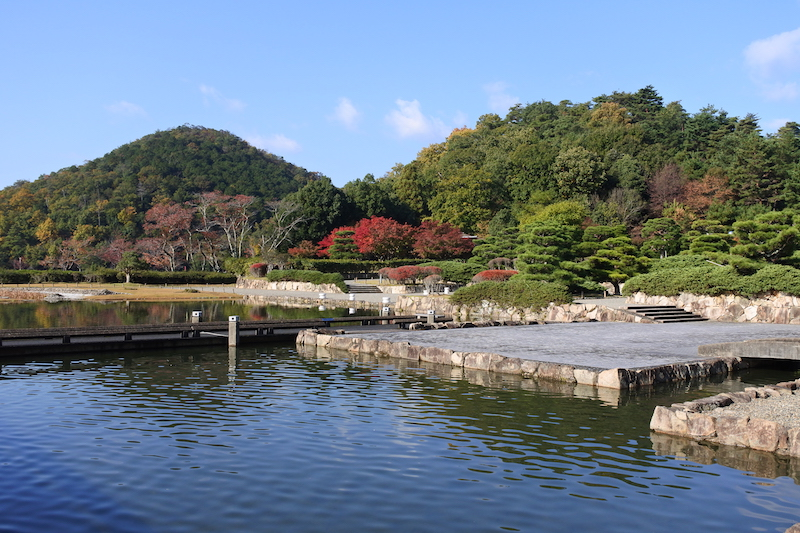
#> input picture W5-GeometricTransformations/kyoto01.jpg, 800 x 533 px
$ python Image_Stiching_Three.py   (older library calls are emulated)
#> lines starting #> are read from the running program, lines starting #| are printed output that depends on the picture
import numpy as np
import cv2


def warpleft(img1, img2, H):
    # read image size
    h1, w1 = img1.shape[:2]
    h2, w2 = img2.shape[:2]
    # define the four corners of the image
    pts1 = np.array([[[0, 0], [0, h1], [w1, h1], [w1, 0]]], dtype=np.float32)
    pts2 = np.array([[[0, 0], [0, h2], [w2, h2], [w2, 0]]], dtype=np.float32)
    pts2_ = cv2.perspectiveTransform(pts2, H)
    #concatenate the four corners
    pts = np.concatenate((pts1[0, :, :], pts2_[0, :, :]), axis=0) #
    [xmin, ymin] = np.array(pts.min(axis=0).ravel() - 0.5, dtype=np.float32)
    [xmax, ymax] = np.array(pts.max(axis=0).ravel() + 0.5, dtype=np.float32)
    # translation matrix
    t = np.array([-xmin, -ymin], dtype=np.int)
    Ht = np.array([[1, 0, t[0]], [0, 1, t[1]], [0, 0, 1]], dtype=np.float32)
    result = cv2.warpPerspective(img1,  Ht@H, (int(xmax-xmin), int(ymax-ymin)))
    result[t[1]:h1 + t[1], t[0]:w1 + t[0]] = img2 # copy img2 to the warped img1
    return result


def warpright(img1, img2, H):
    # read image size
    h1, w1 = img1.shape[:2]
    h2, w2 = img2.shape[:2]
    pts1 = np.array([[[0, 0], [0, h1], [w1, h1], [w1, 0]]], dtype=np.float32)
    pts2 = np.array([[[0, 0], [0, h2], [w2, h2], [w2, 0]]], dtype=np.float32)
    pts2_ = cv2.perspectiveTransform(pts2, H)
    pts = np.concatenate((pts1[0, :, :], pts2_[0, :, :]), axis=0)
    [xmin, ymin] = np.array(pts.min(axis=0).ravel() - 0.5, dtype=np.float32)
    [xmax, ymax] = np.array(pts.max(axis=0).ravel() + 0.5, dtype=np.float32)
    result= cv2.warpPerspective(img2, H, (int(xmax-xmin), int(ymax-ymin)))
    result[0:h1, 0:w1] = img1
    # crop the black border
    rows, cols = np.where(result[:, :,0] != 0)
    min_row, max_row = min(rows), max(rows) + 1
    min_col, max_col = min(cols), max(cols) + 1
    return result[min_row:max_row, min_col:max_col]


if __name__=='__main__':
    img1 = cv2.imread('kyoto01.jpg')  # Image 1
#> img1 is the input picture: shape (533, 800, 3); mean B, G, R 136.1, 124.5, 110.6
    img2 = cv2.imread('kyoto02.jpg')  # Image 2
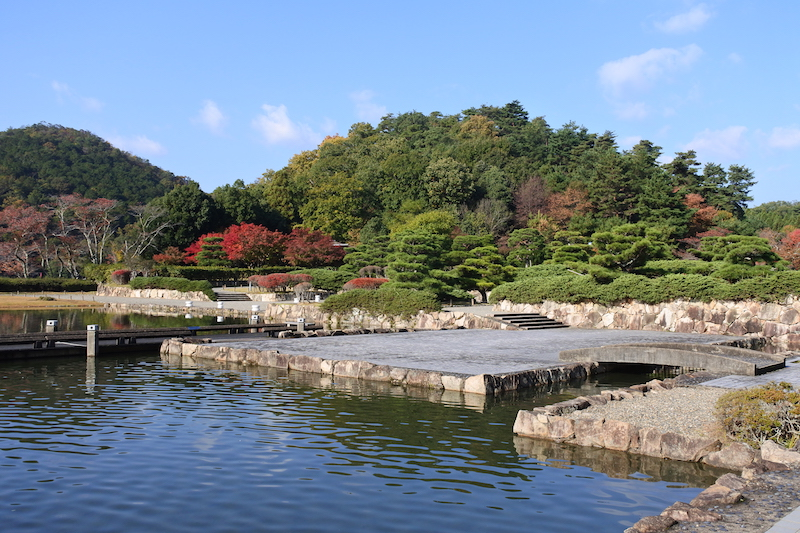
#> input picture W5-GeometricTransformations/kyoto02.jpg, 800 x 533 px
#> img2 is the input picture: shape (533, 800, 3); mean B, G, R 140, 131.2, 118.5
    img3 = cv2.imread('kyoto03.jpg')  # Image 3
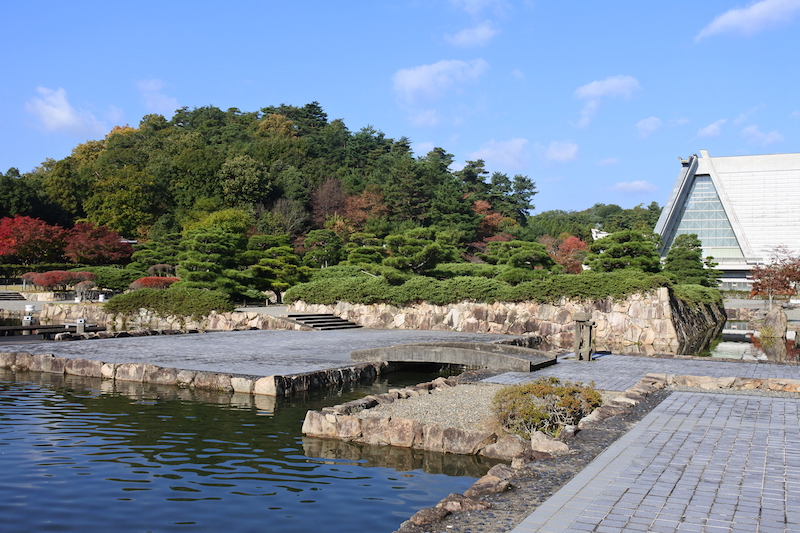
#> input picture W5-GeometricTransformations/kyoto03.jpg, 800 x 533 px
#> img3 is the input picture: shape (533, 800, 3); mean B, G, R 147.6, 134.8, 121.5

    # Initiate AKAZE detector
    akaze = cv2.AKAZE_create()
    # find the keypoints and descriptors with AKAZE
    kp1, des1 = akaze.detectAndCompute(img1, None)
#> kp1 = 1667 keypoints; strongest (x, y, size): (621, 286, 4.8), (351, 310, 4.8), (726, 403, 8.1), (194, 316, 8.1)
    kp2, des2 = akaze.detectAndCompute(img2, None)
#> kp2 = 1880 keypoints; strongest (x, y, size): (219, 319, 4.8), (50, 323, 5.7), (584, 406, 8.1), (488, 294, 4.8)
    kp3, des3 = akaze.detectAndCompute(img3, None)
#> kp3 = 1785 keypoints; strongest (x, y, size): (662, 293, 8.1), (663, 291, 5.7), (299, 306, 8.1), (101, 297, 4.8)
    # Compute matches_left
    matcher = cv2.BFMatcher(cv2.NORM_HAMMING, crossCheck=True)
    matches_left = matcher.match(des1, des2)
#> matches_left = 1179 matches
    matches_left = sorted(matches_left, key=lambda x: x.distance)  # sort by good matches_left

    # compute homography
    left_pts = np.float32([kp1[m.queryIdx].pt for m in matches_left]).reshape(-1, 1, 2)
#> left_pts = 1179 rows, first 8: [418.2, 248.4], [510.4, 117], [646.9, 91.24], [467.4, 227.9], [380.7, 171.9], [409.3, 287.1], [425.2, 304.2], [468.9, 324.6]
    mid_pts = np.float32([kp2[m.trainIdx].pt for m in matches_left]).reshape(-1, 1, 2)
#> mid_pts = 1179 rows, first 8: [288.7, 255.9], [382.2, 126.3], [513.3, 106.2], [338.7, 235.8], [250.8, 178], [279.4, 295], [295.4, 312.2], [339.3, 332.4]
    H_left, _ = cv2.findHomography(left_pts, mid_pts, cv2.RANSAC, 5.0)
#> H_left = [[1.16, -0.013, -170.2], [0.0611, 1.09, -19.61], [0.000203, -5.19e-06, 1]]

    # warp left images
    left = warpleft(img1, img2, H_left)
#> in warpleft, `pts2_ = cv2.perspectiveTransform(pts2, H)`: pts2_ = [[-170.2, -19.61], [-177.7, 564], [649.7, 527.2], [654.1, 25.2]]
#> in warpleft, `pts = np.concatenate((pts1[0, :, :], pts2_[0, :, :]), axis=0)`: pts = [[0, 0], [0, 533], [800, 533], [800, 0], [-170.2, -19.61], [-177.7, 564], [649.7, 527.2], [654.1, 25.2]]
#> in warpleft, `[xmin, ymin] = np.array(pts.min(axis=0).ravel() - 0.5, dtype=np.float32)`: xmin = -178.2; ymin = -20.11
#> in warpleft, `[xmax, ymax] = np.array(pts.max(axis=0).ravel() + 0.5, dtype=np.float32)`: xmax = 800.5; ymax = 564.5
#> in warpleft, `t = np.array([-xmin, -ymin], dtype=np.int)`: t = [178, 20]
#> in warpleft, `Ht = np.array([[1, 0, t[0]], [0, 1, t[1]], [0, 0, 1]], dtype=np.float32)`: Ht = [[1, 0, 178], [0, 1, 20], [0, 0, 1]]
#> in warpleft, `result[t[1]:h1 + t[1], t[0]:w1 + t[0]] = img2`:
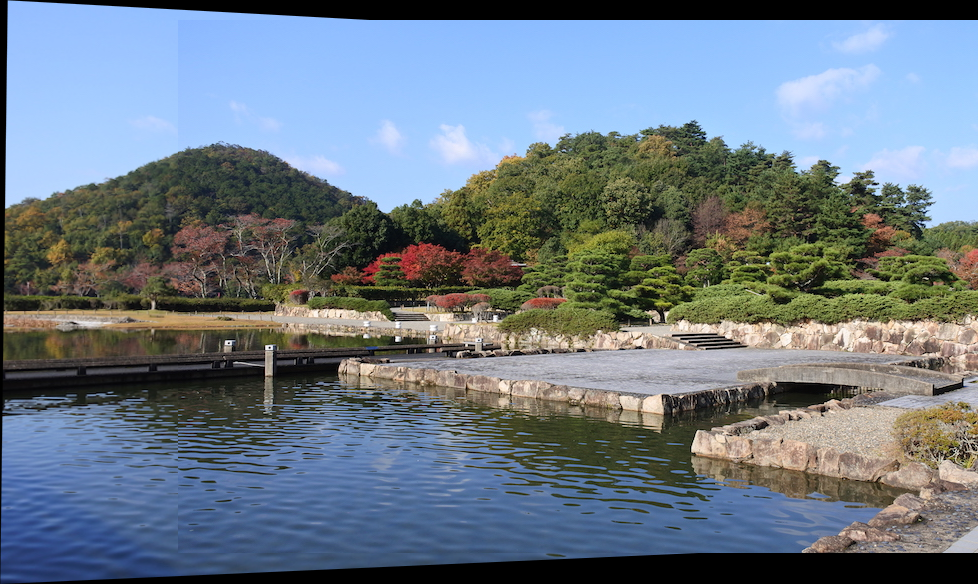
#> result: shape (584, 978, 3); mean B, G, R 131.8, 120.5, 107.6

    # find the keypoints and descriptors with AKAZE
    kpleft, desleft = akaze.detectAndCompute(left, None)
#> kpleft = 2176 keypoints; strongest (x, y, size): (397, 339, 4.8), (703, 443, 16.1), (227, 345, 8.1), (228, 343, 5.7)

    # Compute matches_right
    matches_right = matcher.match(desleft,des3)
#> matches_right = 1086 matches
    matches_right = sorted(matches_right, key=lambda x: x.distance)
    right_pts = np.float32([kpleft[m.queryIdx].pt for m in matches_right[:100]]).reshape(-1, 1, 2)
#> right_pts = 100 rows, first 8: [721.7, 316.4], [759.8, 318.5], [721.1, 143.7], [744.2, 145.9], [706.3, 393.9], [681.1, 345.7], [785.7, 336.7], [722, 337.2]
    left_pts = np.float32([kp3[m.trainIdx].pt for m in matches_right[:100]]).reshape(-1, 1, 2)
#> left_pts = 100 rows, first 8: [337.6, 297], [374.6, 299.4], [341.7, 126], [364.2, 129.6], [319.5, 374.2], [296.8, 326.3], [399.1, 316.8], [337.6, 317.8]
    out = cv2.drawMatches(left, kpleft,img3, kp3, matches_right[:100], None,
                          flags=cv2.DrawMatchesFlags_NOT_DRAW_SINGLE_POINTS)
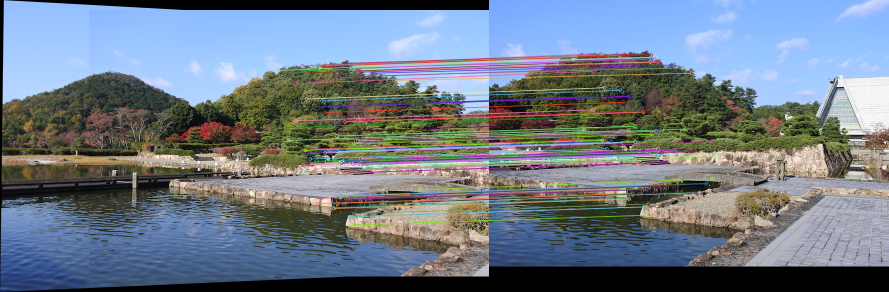
#> out: shape (584, 1778, 3) (shown at 1/2 size); mean B, G, R 135.3, 122.7, 111.2
    # compute homography
    H_right, _ = cv2.findHomography(left_pts, right_pts, cv2.RANSAC, 5.0)
#> H_right = [[0.747, 0.026, 399.6], [-0.0848, 0.921, 44.21], [-0.000252, -3.51e-06, 1]]
    # warp right images
    result = warpright(left, img3, H_right)
#> in warpright, `pts2_ = cv2.perspectiveTransform(pts2, H)`: pts2_ = [[399.6, 44.21], [414.2, 536.1], [1269.9, 586.7], [1249.5, -29.59]]
#> in warpright, `pts = np.concatenate((pts1[0, :, :], pts2_[0, :, :]), axis=0)`: pts = [[0, 0], [0, 584], [978, 584], [978, 0], [399.6, 44.21], [414.2, 536.1], [1269.9, 586.7], [1249.5, -29.59]]
#> in warpright, `[xmin, ymin] = np.array(pts.min(axis=0).ravel() - 0.5, dtype=np.float32)`: xmin = -0.5; ymin = -30.09
#> in warpright, `[xmax, ymax] = np.array(pts.max(axis=0).ravel() + 0.5, dtype=np.float32)`: xmax = 1270.4; ymax = 587.2
#> in warpright, `result= cv2.warpPerspective(img2, H, (int(xmax-xmin), int(ymax-ymin)))`:
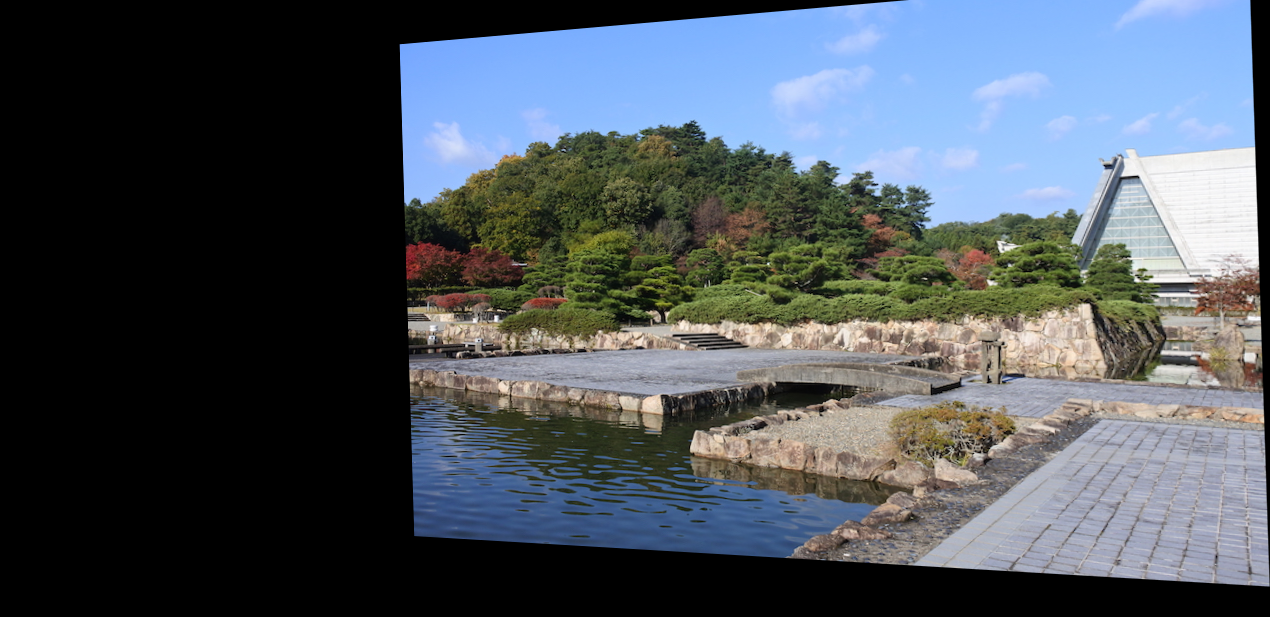
#> result: shape (617, 1270, 3); mean B, G, R 90.4, 83, 75.3
#> in warpright, `result[0:h1, 0:w1] = img1`:
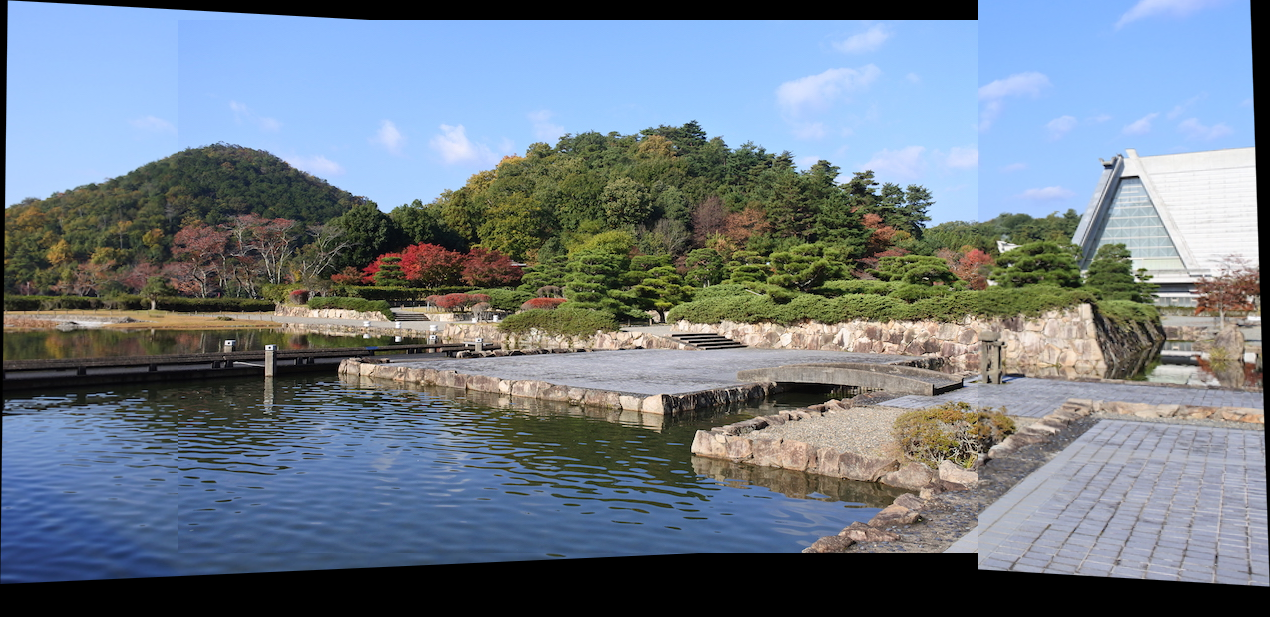
#> result: shape (617, 1270, 3); mean B, G, R 134.7, 123.2, 111.2
#> in warpright, `min_row, max_row = min(rows), max(rows) + 1`: min_row = 0; max_row = 587
#> in warpright, `min_col, max_col = min(cols), max(cols) + 1`: min_col = 0; max_col = 1270
#> in warpright, `return result[min_row:max_row, min_col:max_col]`:
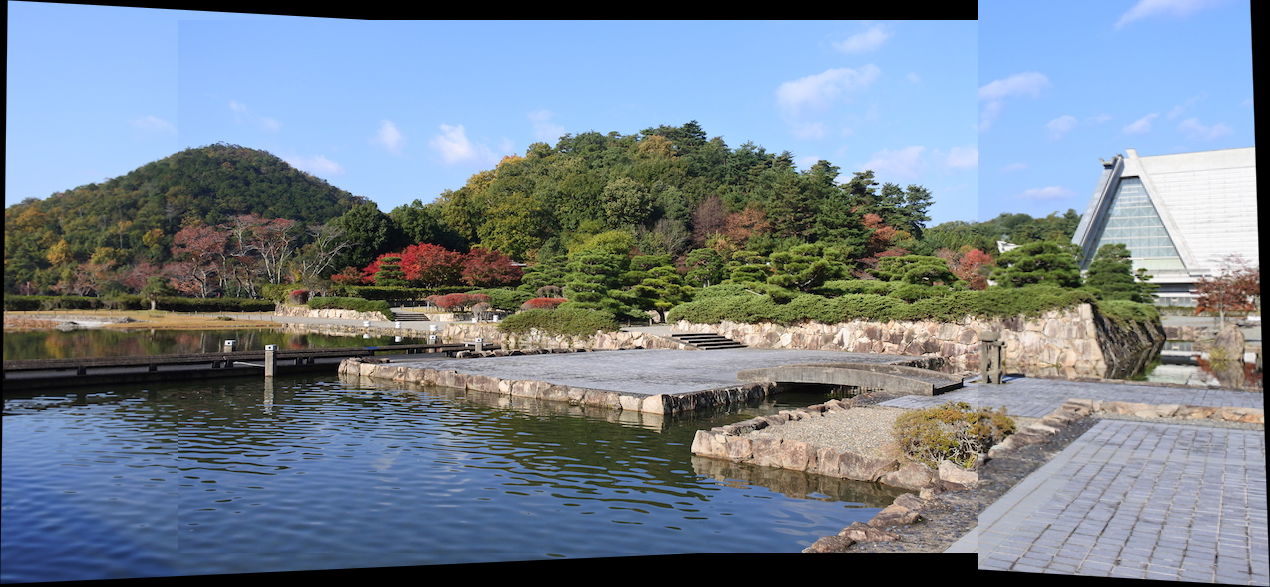
#> returned value: shape (587, 1270, 3); mean of channels 0, 1, 2 141.6, 129.4, 116.9; drawn as B, G, R

    # show result
    cv2.imshow('out', out)
    cv2.imshow('Right', left)
    cv2.imshow('Result', result)
    cv2.waitKey(0)
    cv2.destroyAllWindows()
